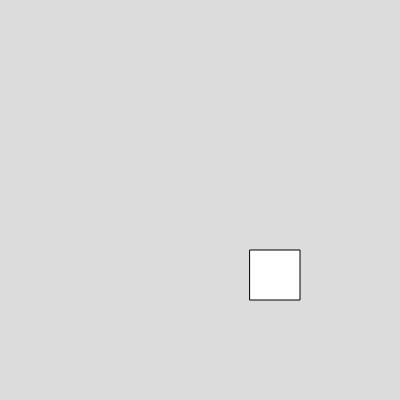
Frame 1 (no input)
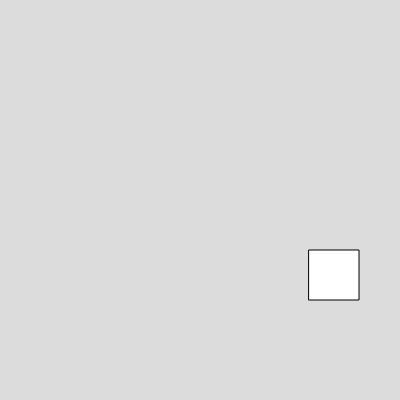
Frame 60 (no input)
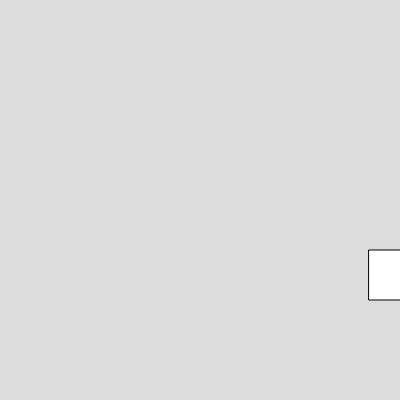
Frame 120 (the mouse pressed at the canvas centre since frame 60)

The p5.js sketch that drew these frames (run headless with seeded random() and noise() and a simulated clock; from frame 60 on, the mouse is pressed at the canvas centre):

// p5.js sketch
// ── sketch.js
var box1;

function setup() 
{
  createCanvas(400, 400);
  box1 = new Box();
}

function draw() 
{
  background(220);

  box1.show();
  box1.set_speed(1);
}


// ── box.js
class Box
{
    constructor(){
        this.x = 250;
        this.y = 250;
        this.w = 50;
        this.h = 50;
    }
    show()
    {
      rect(this.x, this.y, this.w, this.h) 
    }
    set_speed(velocity)
    {
        this.x = this.x + velocity;
    }
}
